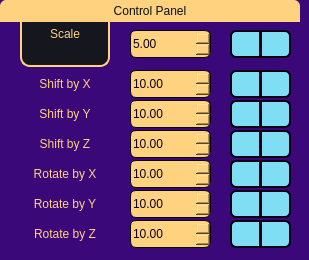
         <widget class="QWidget" name="widgetControlPanel" native="true">
          <property name="sizePolicy">
           <sizepolicy hsizetype="Preferred" vsizetype="Fixed">
            <horstretch>0</horstretch>
            <verstretch>0</verstretch>
           </sizepolicy>
          </property>
          <property name="minimumSize">
           <size>
            <width>0</width>
            <height>260</height>
           </size>
          </property>
          <property name="styleSheet">
           <string notr="true">QWidget {
background-color: rgb(58, 8, 120);
border-radius: 10px;
}

QMainWindow {
background-color: rgb(21, 22, 30);
}

QLabel {
background: none;
color: rgb(255, 210, 128);
/*font: 14pt &quot;Anta&quot;;*/
}

QPushButton {
/*font: 14pt &quot;Anta&quot;;*/
color: rgb(6, 17, 19);
border-radius: 6px;
border-style: solid;
border-width: 2px;
border-color: rgb(8, 1, 18);
background-color: rgb(128, 222, 244);
}

QPushButton:hover {
background-color: rgb(208, 243, 251);
}

QPushButton:pressed {
background-color: rgb(34, 62, 98);
}

QComboBox {
border: 1px solid;
/*font: 13pt &quot;Anta&quot;;*/
border-radius: 6px;
/* padding: 0 5px; */
color: rgb(11, 1, 24);
background-color: rgb(255, 210, 128);
border-color: rgb(8, 1, 18);
selection-background-color: rgb(255, 249, 229);
selection-color: black;
}

QComboBox::drop-down:button {
color: rgb(255, 210, 128);
border-top-right-radius: 4px;
border-bottom-right-radius: 4px;
border-style: solid;
border-width: 0px;
border-left-width: 1px;
border-color: rgb(8, 1, 18);
background-color: rgb(128, 222, 244);
padding: 0px;
width: 20px;
}

QComboBox::down-arrow {
image: url(:/icons/keyboard_arrow_down_black.svg);
}

QComboBox::drop-down:hover {
background-color: rgb(208, 243, 251);
}

QComboBox::drop-down:pressed {
background-color: rgb(34, 62, 98);
}

QComboBox QAbstractItemView {
color: rgb(255, 210, 128);
border: 0px solid;
border-radius: 4px;
border-color: rgba(130, 127, 255, 133);
background-color: rgb(2, 1, 18);
}

QComboBox:item {
color: rgb(255, 210, 128);
}

QComboBox:item:selected {
background-color: rgb(12, 117, 141);
color: rgb(255, 210, 128);
}

QLineEdit {
border: 2px solid;
/*font: 13pt &quot;Anta&quot;;*/
border-radius: 6px;
/* padding: 0 8px; */
selection-background-color: rgb(255, 249, 229);
selection-color: black;
color: rgb(11, 1, 24);
background-color: rgb(255, 210, 128);
border-color: rgb(8, 1, 18);
}

QDoubleSpinBox {
border: 1px solid;
/*font: 13pt &quot;Anta&quot;;*/
/* padding: 0 5px; */
border-radius: 6px;
selection-background-color: rgb(255, 249, 229);
selection-color: black;
color: rgb(11, 1, 24);
background-color: rgb(255, 210, 128);
border-color: rgb(8, 1, 18);
}

QDoubleSpinBox::up-button {
subcontrol-origin: border;
subcontrol-position: top right; 
border-top-right-radius: 3px;
border-style: solid;
border-width: 1px;
border-color: rgb(8, 1, 18);
background-color: rgb(128, 222, 244);
image: url(:/icons/add_black.svg);
padding: 0px;
margin: 0px;
width: 16px;
height: 13px;
 }


QDoubleSpinBox::down-button {
subcontrol-origin: border;
subcontrol-position: bottom right;
border-bottom-right-radius: 3px;
border-style: solid;
border-width: 1px;
border-color: rgb(8, 1, 18);
background-color: rgb(128, 222, 244);
image: url(:/icons/remove_black.svg);
padding: 0px;
margin: 0px;
width: 16px;
height: 13px;
 }

QDoubleSpinBox::down-button:hover {
background-color: rgb(208, 243, 251);
}

QDoubleSpinBox::down-button:pressed {
background-color: rgb(34, 62, 98);
}

QDoubleSpinBox::up-button:hover {
background-color: rgb(208, 243, 251);
}

QDoubleSpinBox::up-button:pressed {
background-color: rgb(34, 62, 98);
}

QRadioButton {
/*font: 13pt &quot;Anta&quot;;*/
color: rgb(255, 210, 128);
}

QRadioButton::indicator {
width: 10px;
height: 10px;
border-radius: 7px;
}

QRadioButton::indicator:checked {
background-color:  rgb(243, 89, 97);
border: 2px solid rgb(255, 210, 128);
}

QRadioButton::indicator:unchecked {
background-color: rgb(8, 1, 18);
border: 2px solid rgb(255, 210, 128);
}

QCheckBox {
/*font: 13pt &quot;Anta&quot;;*/
color: rgb(255, 210, 128);
spacing: 4px;
}

QCheckBox::QLabel {
}

QCheckBox::indicator {
width: 13px;
height: 13px;
border-radius: 3px;
}

QCheckBox::indicator:checked {
background-color: rgb(128, 222, 244);
border: 2px solid rgb(255, 210, 128);
image: url(:/icons/check_black.svg);
}

QCheckBox::indicator:unchecked {
background-color: rgb(8, 1, 18);
border: 2px solid rgb(255, 210, 128);
}

QSpinBox {
border: 1px solid;
/*font: 13pt &quot;Anta&quot;;*/
/* padding: 0 5px; */
border-radius: 6px;
selection-background-color: rgb(255, 249, 229);
selection-color: black;
color: rgb(11, 1, 24);
background-color: rgb(255, 210, 128);
border-color: rgb(74, 71, 158);
}

QSpinBox::up-button {
subcontrol-origin: border;
subcontrol-position: top right; 
border-top-right-radius: 3px;
border-style: solid;
border-width: 0px;
border-color: rgb(74, 71, 158);
background-color:  rgb(74, 71, 158);
image: url(:/icons/add_black.svg);
padding: 0px;
margin: 0px;
width: 16px;
height: 14px;
}

QSpinBox::down-button {
subcontrol-origin: border;
subcontrol-position: bottom right;
border-bottom-right-radius: 3px;
border-style: solid;
border-width: 0px;
border-color: rgb(74, 71, 158);
background-color:  rgb(74, 71, 158);
image: url(:/icons/remove_black.svg);
padding: 0px;
margin: 0px;
width: 16px;
height: 14px;
}

QSpinBox::down-button:hover {
background-color: rgb(169, 167, 215);
}

QSpinBox::down-button:pressed {
background-color: rgb(25, 24, 53);
}

QSpinBox::up-button:hover {
background-color: rgb(169, 167, 215);
}

QSpinBox::up-button:pressed {
background-color: rgb(25, 24, 53);
}
</string>
          </property>
          <widget class="QDoubleSpinBox" name="doubleSpinBoxRotationZ">
           <property name="geometry">
            <rect>
             <x>130</x>
             <y>220</y>
             <width>81</width>
             <height>28</height>
            </rect>
           </property>
           <property name="styleSheet">
            <string notr="true"/>
           </property>
           <property name="alignment">
            <set>Qt::AlignLeading|Qt::AlignLeft|Qt::AlignVCenter</set>
           </property>
           <property name="maximum">
            <double>199.990000000000009</double>
           </property>
           <property name="value">
            <double>10.000000000000000</double>
           </property>
          </widget>
          <widget class="QDoubleSpinBox" name="doubleSpinBoxRotationY">
           <property name="geometry">
            <rect>
             <x>130</x>
             <y>190</y>
             <width>81</width>
             <height>28</height>
            </rect>
           </property>
           <property name="maximum">
            <double>199.990000000000009</double>
           </property>
           <property name="value">
            <double>10.000000000000000</double>
           </property>
          </widget>
          <widget class="QDoubleSpinBox" name="doubleSpinBoxRotationX">
           <property name="geometry">
            <rect>
             <x>130</x>
             <y>160</y>
             <width>81</width>
             <height>28</height>
            </rect>
           </property>
           <property name="maximum">
            <double>199.990000000000009</double>
           </property>
           <property name="value">
            <double>10.000000000000000</double>
           </property>
          </widget>
          <widget class="QDoubleSpinBox" name="doubleSpinBoxShiftZ">
           <property name="geometry">
            <rect>
             <x>130</x>
             <y>130</y>
             <width>81</width>
             <height>28</height>
            </rect>
           </property>
           <property name="maximum">
            <double>199.990000000000009</double>
           </property>
           <property name="value">
            <double>10.000000000000000</double>
           </property>
          </widget>
          <widget class="QDoubleSpinBox" name="doubleSpinBoxShiftY">
           <property name="geometry">
            <rect>
             <x>130</x>
             <y>100</y>
             <width>81</width>
             <height>28</height>
            </rect>
           </property>
           <property name="maximum">
            <double>199.990000000000009</double>
           </property>
           <property name="value">
            <double>10.000000000000000</double>
           </property>
          </widget>
          <widget class="QDoubleSpinBox" name="doubleSpinBoxScale">
           <property name="geometry">
            <rect>
             <x>130</x>
             <y>30</y>
             <width>81</width>
             <height>28</height>
            </rect>
           </property>
           <property name="value">
            <double>5.000000000000000</double>
           </property>
          </widget>
          <widget class="QDoubleSpinBox" name="doubleSpinBoxShiftX">
           <property name="geometry">
            <rect>
             <x>130</x>
             <y>70</y>
             <width>81</width>
             <height>28</height>
            </rect>
           </property>
           <property name="maximum">
            <double>199.990000000000009</double>
           </property>
           <property name="value">
            <double>10.000000000000000</double>
           </property>
          </widget>
          <widget class="QPushButton" name="pushButtonScaleMinus">
           <property name="geometry">
            <rect>
             <x>230</x>
             <y>30</y>
             <width>31</width>
             <height>28</height>
            </rect>
           </property>
           <property name="styleSheet">
            <string notr="true">border-bottom-right-radius: 0px;
border-top-right-radius: 0px;</string>
           </property>
           <property name="text">
            <string/>
           </property>
           <property name="icon">
            <iconset resource="../misc/resource.qrc">
             <normaloff>:/icons/remove_black.svg</normaloff>:/icons/remove_black.svg</iconset>
           </property>
           <property name="iconSize">
            <size>
             <width>16</width>
             <height>16</height>
            </size>
           </property>
          </widget>
          <widget class="QPushButton" name="pushButtonScalePlus">
           <property name="geometry">
            <rect>
             <x>260</x>
             <y>30</y>
             <width>31</width>
             <height>28</height>
            </rect>
           </property>
           <property name="styleSheet">
            <string notr="true">border-bottom-left-radius: 0px;
border-top-left-radius: 0px;</string>
           </property>
           <property name="text">
            <string/>
           </property>
           <property name="icon">
            <iconset resource="../misc/resource.qrc">
             <normaloff>:/icons/add_black.svg</normaloff>:/icons/add_black.svg</iconset>
           </property>
           <property name="iconSize">
            <size>
             <width>16</width>
             <height>16</height>
            </size>
           </property>
          </widget>
          <widget class="QPushButton" name="pushButtonShiftXMinus">
           <property name="geometry">
            <rect>
             <x>230</x>
             <y>70</y>
             <width>31</width>
             <height>28</height>
            </rect>
           </property>
           <property name="styleSheet">
            <string notr="true">border-bottom-right-radius: 0px;
border-top-right-radius: 0px;</string>
           </property>
           <property name="text">
            <string/>
           </property>
           <property name="icon">
            <iconset resource="../misc/resource.qrc">
             <normaloff>:/icons/keyboard_arrow_left_black.svg</normaloff>:/icons/keyboard_arrow_left_black.svg</iconset>
           </property>
           <property name="iconSize">
            <size>
             <width>20</width>
             <height>20</height>
            </size>
           </property>
          </widget>
          <widget class="QPushButton" name="pushButtonShiftYMinus">
           <property name="geometry">
            <rect>
             <x>230</x>
             <y>100</y>
             <width>31</width>
             <height>28</height>
            </rect>
           </property>
           <property name="styleSheet">
            <string notr="true">border-bottom-right-radius: 0px;
border-top-right-radius: 0px;</string>
           </property>
           <property name="text">
            <string/>
           </property>
           <property name="icon">
            <iconset resource="../misc/resource.qrc">
             <normaloff>:/icons/keyboard_arrow_left_black.svg</normaloff>:/icons/keyboard_arrow_left_black.svg</iconset>
           </property>
           <property name="iconSize">
            <size>
             <width>20</width>
             <height>20</height>
            </size>
           </property>
           <property name="checkable">
            <bool>true</bool>
           </property>
          </widget>
          <widget class="QPushButton" name="pushButtonShiftYPlus">
           <property name="geometry">
            <rect>
             <x>260</x>
             <y>100</y>
             <width>31</width>
             <height>28</height>
            </rect>
           </property>
           <property name="styleSheet">
            <string notr="true">border-bottom-left-radius: 0px;
border-top-left-radius: 0px;
</string>
           </property>
           <property name="text">
            <string/>
           </property>
           <property name="icon">
            <iconset resource="../misc/resource.qrc">
             <normaloff>:/icons/keyboard_arrow_right_black.svg</normaloff>:/icons/keyboard_arrow_right_black.svg</iconset>
           </property>
           <property name="iconSize">
            <size>
             <width>20</width>
             <height>20</height>
            </size>
           </property>
           <property name="checkable">
            <bool>true</bool>
           </property>
          </widget>
          <widget class="QPushButton" name="pushButtonShiftXPlus">
           <property name="geometry">
            <rect>
             <x>260</x>
             <y>70</y>
             <width>31</width>
             <height>28</height>
            </rect>
           </property>
           <property name="styleSheet">
            <string notr="true">border-bottom-left-radius: 0px;
border-top-left-radius: 0px;</string>
           </property>
           <property name="text">
            <string/>
           </property>
           <property name="icon">
            <iconset resource="../misc/resource.qrc">
             <normaloff>:/icons/keyboard_arrow_right_black.svg</normaloff>:/icons/keyboard_arrow_right_black.svg</iconset>
           </property>
           <property name="iconSize">
            <size>
             <width>20</width>
             <height>20</height>
            </size>
           </property>
          </widget>
          <widget class="QPushButton" name="pushButtonShiftZMinus">
           <property name="geometry">
            <rect>
             <x>230</x>
             <y>130</y>
             <width>31</width>
             <height>28</height>
            </rect>
           </property>
           <property name="styleSheet">
            <string notr="true">border-bottom-right-radius: 0px;
border-top-right-radius: 0px;</string>
           </property>
           <property name="text">
            <string/>
           </property>
           <property name="icon">
            <iconset resource="../misc/resource.qrc">
             <normaloff>:/icons/keyboard_arrow_left_black.svg</normaloff>:/icons/keyboard_arrow_left_black.svg</iconset>
           </property>
           <property name="iconSize">
            <size>
             <width>20</width>
             <height>20</height>
            </size>
           </property>
          </widget>
          <widget class="QPushButton" name="pushButtonShiftZPlus">
           <property name="geometry">
            <rect>
             <x>260</x>
             <y>130</y>
             <width>31</width>
             <height>28</height>
            </rect>
           </property>
           <property name="styleSheet">
            <string notr="true">border-bottom-left-radius: 0px;
border-top-left-radius: 0px;</string>
           </property>
           <property name="text">
            <string/>
           </property>
           <property name="icon">
            <iconset resource="../misc/resource.qrc">
             <normaloff>:/icons/keyboard_arrow_right_black.svg</normaloff>:/icons/keyboard_arrow_right_black.svg</iconset>
           </property>
           <property name="iconSize">
            <size>
             <width>20</width>
             <height>20</height>
            </size>
           </property>
          </widget>
          <widget class="QLabel" name="labelShiftZ">
           <property name="geometry">
            <rect>
             <x>10</x>
             <y>130</y>
             <width>110</width>
             <height>28</height>
            </rect>
           </property>
           <property name="text">
            <string>Shift by Z</string>
           </property>
           <property name="alignment">
            <set>Qt::AlignCenter</set>
           </property>
          </widget>
          <widget class="QPushButton" name="pushButtonRotationXMinus">
           <property name="geometry">
            <rect>
             <x>230</x>
             <y>160</y>
             <width>31</width>
             <height>28</height>
            </rect>
           </property>
           <property name="styleSheet">
            <string notr="true">border-bottom-right-radius: 0px;
border-top-right-radius: 0px;</string>
           </property>
           <property name="text">
            <string/>
           </property>
           <property name="icon">
            <iconset resource="../misc/resource.qrc">
             <normaloff>:/icons/keyboard_arrow_left_black.svg</normaloff>:/icons/keyboard_arrow_left_black.svg</iconset>
           </property>
           <property name="iconSize">
            <size>
             <width>20</width>
             <height>20</height>
            </size>
           </property>
          </widget>
          <widget class="QPushButton" name="pushButtonRotationXPlus">
           <property name="geometry">
            <rect>
             <x>260</x>
             <y>160</y>
             <width>31</width>
             <height>28</height>
            </rect>
           </property>
           <property name="styleSheet">
            <string notr="true">border-bottom-left-radius: 0px;
border-top-left-radius: 0px;</string>
           </property>
           <property name="text">
            <string/>
           </property>
           <property name="icon">
            <iconset resource="../misc/resource.qrc">
             <normaloff>:/icons/keyboard_arrow_right_black.svg</normaloff>:/icons/keyboard_arrow_right_black.svg</iconset>
           </property>
           <property name="iconSize">
            <size>
             <width>20</width>
             <height>20</height>
            </size>
           </property>
          </widget>
          <widget class="QPushButton" name="pushButtonRotationYMinus">
           <property name="geometry">
            <rect>
             <x>230</x>
             <y>190</y>
             <width>31</width>
             <height>28</height>
            </rect>
           </property>
           <property name="styleSheet">
            <string notr="true">border-bottom-right-radius: 0px;
border-top-right-radius: 0px;</string>
           </property>
           <property name="text">
            <string/>
           </property>
           <property name="icon">
            <iconset resource="../misc/resource.qrc">
             <normaloff>:/icons/keyboard_arrow_left_black.svg</normaloff>:/icons/keyboard_arrow_left_black.svg</iconset>
           </property>
           <property name="iconSize">
            <size>
             <width>20</width>
             <height>20</height>
            </size>
           </property>
           <property name="checkable">
            <bool>true</bool>
           </property>
          </widget>
          <widget class="QPushButton" name="pushButtonRotationYPlus">
           <property name="geometry">
            <rect>
             <x>260</x>
             <y>190</y>
             <width>31</width>
             <height>28</height>
            </rect>
           </property>
           <property name="styleSheet">
            <string notr="true">border-bottom-left-radius: 0px;
border-top-left-radius: 0px;</string>
           </property>
           <property name="text">
            <string/>
           </property>
           <property name="icon">
            <iconset resource="../misc/resource.qrc">
             <normaloff>:/icons/keyboard_arrow_right_black.svg</normaloff>:/icons/keyboard_arrow_right_black.svg</iconset>
           </property>
           <property name="iconSize">
            <size>
             <width>20</width>
             <height>20</height>
            </size>
           </property>
           <property name="checkable">
            <bool>true</bool>
           </property>
          </widget>
          <widget class="QLabel" name="labelScale">
           <property name="geometry">
            <rect>
             <x>10</x>
             <y>20</y>
             <width>110</width>
             <height>28</height>
            </rect>
           </property>
           <property name="text">
            <string>Scale</string>
           </property>
           <property name="alignment">
            <set>Qt::AlignCenter</set>
           </property>
          </widget>
          <widget class="QLabel" name="labelScaleValue">
           <property name="geometry">
            <rect>
             <x>20</x>
             <y>16</y>
             <width>90</width>
             <height>51</height>
            </rect>
           </property>
           <property name="autoFillBackground">
            <bool>false</bool>
           </property>
           <property name="styleSheet">
            <string notr="true">QLabel {
	background-color: rgb(21, 22, 30);
	border-top-right-radius: 0px;
	border-top-left-radius: 0px;
	border-left: 2px solid;
	border-right: 2px solid;
	border-bottom: 2px solid;
	border-color: rgb(255, 210, 128);
}</string>
           </property>
           <property name="alignment">
            <set>Qt::AlignBottom|Qt::AlignHCenter</set>
           </property>
          </widget>
          <widget class="QLabel" name="labelShiftX">
           <property name="geometry">
            <rect>
             <x>10</x>
             <y>70</y>
             <width>110</width>
             <height>28</height>
            </rect>
           </property>
           <property name="text">
            <string>Shift by X</string>
           </property>
           <property name="alignment">
            <set>Qt::AlignCenter</set>
           </property>
          </widget>
          <widget class="QLabel" name="labelShiftY">
           <property name="geometry">
            <rect>
             <x>10</x>
             <y>100</y>
             <width>110</width>
             <height>28</height>
            </rect>
           </property>
           <property name="text">
            <string>Shift by Y</string>
           </property>
           <property name="alignment">
            <set>Qt::AlignCenter</set>
           </property>
          </widget>
          <widget class="QLabel" name="labelRotationX">
           <property name="geometry">
            <rect>
             <x>10</x>
             <y>160</y>
             <width>110</width>
             <height>28</height>
            </rect>
           </property>
           <property name="text">
            <string>Rotate by X</string>
           </property>
           <property name="alignment">
            <set>Qt::AlignCenter</set>
           </property>
          </widget>
          <widget class="QLabel" name="labelRotationY">
           <property name="geometry">
            <rect>
             <x>10</x>
             <y>190</y>
             <width>110</width>
             <height>28</height>
            </rect>
           </property>
           <property name="text">
            <string>Rotate by Y</string>
           </property>
           <property name="alignment">
            <set>Qt::AlignCenter</set>
           </property>
          </widget>
          <widget class="QLabel" name="labelRotationZ">
           <property name="geometry">
            <rect>
             <x>10</x>
             <y>220</y>
             <width>110</width>
             <height>28</height>
            </rect>
           </property>
           <property name="text">
            <string>Rotate by Z</string>
           </property>
           <property name="alignment">
            <set>Qt::AlignCenter</set>
           </property>
          </widget>
          <widget class="QPushButton" name="pushButtonRotationZPlus">
           <property name="geometry">
            <rect>
             <x>260</x>
             <y>220</y>
             <width>31</width>
             <height>28</height>
            </rect>
           </property>
           <property name="styleSheet">
            <string notr="true">border-bottom-left-radius: 0px;
border-top-left-radius: 0px;</string>
           </property>
           <property name="text">
            <string/>
           </property>
           <property name="icon">
            <iconset resource="../misc/resource.qrc">
             <normaloff>:/icons/keyboard_arrow_right_black.svg</normaloff>:/icons/keyboard_arrow_right_black.svg</iconset>
           </property>
           <property name="iconSize">
            <size>
             <width>20</width>
             <height>20</height>
            </size>
           </property>
          </widget>
          <widget class="QPushButton" name="pushButtonRotationZMinus">
           <property name="geometry">
            <rect>
             <x>230</x>
             <y>220</y>
             <width>31</width>
             <height>28</height>
            </rect>
           </property>
           <property name="styleSheet">
            <string notr="true">border-bottom-right-radius: 0px;
border-top-right-radius: 0px;</string>
           </property>
           <property name="text">
            <string/>
           </property>
           <property name="icon">
            <iconset resource="../misc/resource.qrc">
             <normaloff>:/icons/keyboard_arrow_left_black.svg</normaloff>:/icons/keyboard_arrow_left_black.svg</iconset>
           </property>
           <property name="iconSize">
            <size>
             <width>20</width>
             <height>20</height>
            </size>
           </property>
          </widget>
          <widget class="QPushButton" name="pushButtonControlHide">
           <property name="geometry">
            <rect>
             <x>0</x>
             <y>0</y>
             <width>300</width>
             <height>22</height>
            </rect>
           </property>
           <property name="minimumSize">
            <size>
             <width>0</width>
             <height>22</height>
            </size>
           </property>
           <property name="styleSheet">
            <string notr="true">/*
QPushButton {
background: none;
border: none;
color: rgb(255, 210, 128);
font: 14pt &quot;Anta&quot;;
}

QPushButton:hover {
color: rgb(232, 249, 253);
}
*/

QPushButton {
border: none;
border-bottom-right-radius: 0px;
border-bottom-left-radius: 0px;
background-color: rgb(255, 210, 128);
}

QPushButton:hover {
background-color: rgb(255, 224, 179);
}

QPushButton:pressed {
background-color: rgb(255, 153, 0);
}</string>
           </property>
           <property name="text">
            <string>Control Panel</string>
           </property>
           <property name="icon">
            <iconset resource="../misc/resource.qrc">
             <normaloff>:/icons/keyboard_double_arrow_up_black.svg</normaloff>:/icons/keyboard_double_arrow_up_black.svg</iconset>
           </property>
           <property name="iconSize">
            <size>
             <width>20</width>
             <height>20</height>
            </size>
           </property>
          </widget>
          <zorder>doubleSpinBoxRotationZ</zorder>
          <zorder>doubleSpinBoxRotationY</zorder>
          <zorder>doubleSpinBoxRotationX</zorder>
          <zorder>doubleSpinBoxShiftZ</zorder>
          <zorder>doubleSpinBoxShiftY</zorder>
          <zorder>doubleSpinBoxScale</zorder>
          <zorder>doubleSpinBoxShiftX</zorder>
          <zorder>pushButtonScaleMinus</zorder>
          <zorder>pushButtonScalePlus</zorder>
          <zorder>pushButtonShiftXMinus</zorder>
          <zorder>pushButtonShiftYMinus</zorder>
          <zorder>pushButtonShiftYPlus</zorder>
          <zorder>pushButtonShiftXPlus</zorder>
          <zorder>pushButtonShiftZMinus</zorder>
          <zorder>pushButtonShiftZPlus</zorder>
          <zorder>labelShiftZ</zorder>
          <zorder>pushButtonRotationXMinus</zorder>
          <zorder>pushButtonRotationXPlus</zorder>
          <zorder>pushButtonRotationYMinus</zorder>
          <zorder>pushButtonRotationYPlus</zorder>
          <zorder>labelScaleValue</zorder>
          <zorder>labelShiftX</zorder>
          <zorder>labelShiftY</zorder>
          <zorder>labelRotationX</zorder>
          <zorder>labelRotationY</zorder>
          <zorder>labelRotationZ</zorder>
          <zorder>pushButtonRotationZPlus</zorder>
          <zorder>pushButtonRotationZMinus</zorder>
          <zorder>pushButtonControlHide</zorder>
          <zorder>labelScale</zorder>
         </widget>
